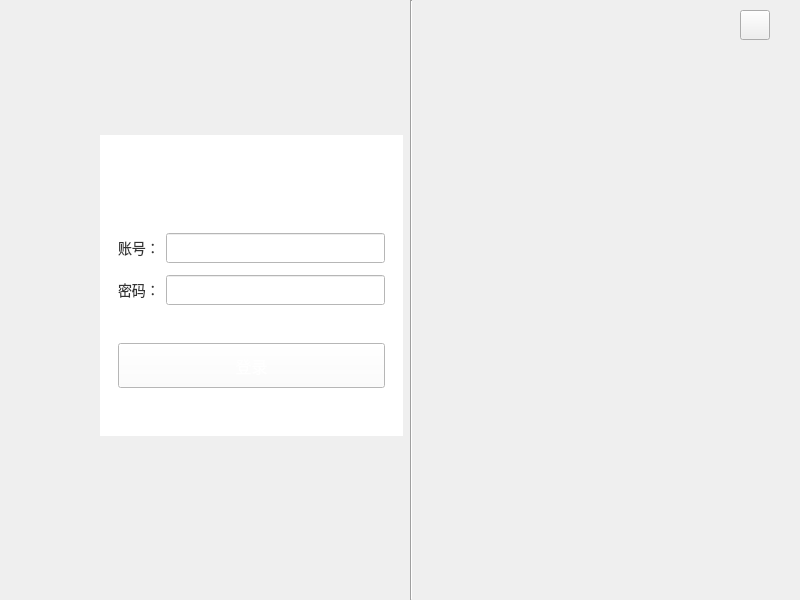
<?xml version="1.0" encoding="UTF-8"?>
<ui version="4.0">
 <class>LoginWidget</class>
 <widget class="QWidget" name="LoginWidget">
  <property name="geometry">
   <rect>
    <x>0</x>
    <y>0</y>
    <width>800</width>
    <height>600</height>
   </rect>
  </property>
  <property name="windowTitle">
   <string>LoginWidget</string>
  </property>
  <widget class="QPushButton" name="closedButton">
   <property name="geometry">
    <rect>
     <x>740</x>
     <y>10</y>
     <width>30</width>
     <height>30</height>
    </rect>
   </property>
   <property name="sizePolicy">
    <sizepolicy hsizetype="Minimum" vsizetype="Expanding">
     <horstretch>0</horstretch>
     <verstretch>0</verstretch>
    </sizepolicy>
   </property>
   <property name="minimumSize">
    <size>
     <width>30</width>
     <height>30</height>
    </size>
   </property>
   <property name="focusPolicy">
    <enum>Qt::NoFocus</enum>
   </property>
   <property name="styleSheet">
    <string notr="true">QPushButton{
border-image: url(:/shareImages/close.png);
}

QPushButton:pressed{
border-image: url(:/shareImages/close_press.png);
}</string>
   </property>
   <property name="text">
    <string/>
   </property>
  </widget>
  <widget class="QWidget" name="loginInfoWidget" native="true">
   <property name="geometry">
    <rect>
     <x>100</x>
     <y>135</y>
     <width>303</width>
     <height>301</height>
    </rect>
   </property>
   <property name="minimumSize">
    <size>
     <width>296</width>
     <height>301</height>
    </size>
   </property>
   <property name="styleSheet">
    <string notr="true">background-color: rgb(255, 255, 255);
font-size:12px;</string>
   </property>
   <layout class="QVBoxLayout" name="verticalLayout_3">
    <property name="spacing">
     <number>18</number>
    </property>
    <property name="leftMargin">
     <number>18</number>
    </property>
    <property name="topMargin">
     <number>0</number>
    </property>
    <property name="rightMargin">
     <number>18</number>
    </property>
    <property name="bottomMargin">
     <number>0</number>
    </property>
    <item>
     <widget class="QStackedWidget" name="stackedWidget">
      <property name="minimumSize">
       <size>
        <width>0</width>
        <height>80</height>
       </size>
      </property>
      <property name="currentIndex">
       <number>0</number>
      </property>
      <widget class="QWidget" name="page">
       <widget class="QLabel" name="label_2">
        <property name="geometry">
         <rect>
          <x>86</x>
          <y>34</y>
          <width>95</width>
          <height>30</height>
         </rect>
        </property>
        <property name="minimumSize">
         <size>
          <width>95</width>
          <height>30</height>
         </size>
        </property>
        <property name="styleSheet">
         <string notr="true">border-image: url(:/shareImages/logo.png);</string>
        </property>
        <property name="text">
         <string/>
        </property>
        <property name="alignment">
         <set>Qt::AlignCenter</set>
        </property>
       </widget>
      </widget>
      <widget class="QWidget" name="page_2">
       <widget class="QLabel" name="label">
        <property name="geometry">
         <rect>
          <x>119</x>
          <y>23</y>
          <width>28</width>
          <height>33</height>
         </rect>
        </property>
        <property name="minimumSize">
         <size>
          <width>28</width>
          <height>33</height>
         </size>
        </property>
        <property name="styleSheet">
         <string notr="true">QLabel#label {	
	border-image: url(:/loginImage/lock.png);
}</string>
        </property>
        <property name="text">
         <string/>
        </property>
        <property name="alignment">
         <set>Qt::AlignCenter</set>
        </property>
       </widget>
      </widget>
     </widget>
    </item>
    <item>
     <layout class="QVBoxLayout" name="verticalLayout_2">
      <property name="spacing">
       <number>12</number>
      </property>
      <item>
       <layout class="QHBoxLayout" name="horizontalLayout">
        <item>
         <widget class="QLabel" name="numberLabel">
          <property name="sizePolicy">
           <sizepolicy hsizetype="Fixed" vsizetype="Preferred">
            <horstretch>0</horstretch>
            <verstretch>0</verstretch>
           </sizepolicy>
          </property>
          <property name="font">
           <font>
            <pointsize>-1</pointsize>
           </font>
          </property>
          <property name="styleSheet">
           <string notr="true">font-size:14px;
color: rgb(51, 51, 51);</string>
          </property>
          <property name="text">
           <string>账号：</string>
          </property>
         </widget>
        </item>
        <item>
         <widget class="QLineEdit" name="userNameEdit">
          <property name="minimumSize">
           <size>
            <width>205</width>
            <height>30</height>
           </size>
          </property>
          <property name="styleSheet">
           <string notr="true">border-image: url(:/shareImages/editRect.png);
padding-left:10px;</string>
          </property>
          <property name="text">
           <string/>
          </property>
          <property name="placeholderText">
           <string/>
          </property>
         </widget>
        </item>
       </layout>
      </item>
      <item>
       <layout class="QVBoxLayout" name="verticalLayout">
        <property name="spacing">
         <number>0</number>
        </property>
        <item>
         <layout class="QHBoxLayout" name="horizontalLayout_2">
          <item>
           <widget class="QLabel" name="storeNumberLabel">
            <property name="sizePolicy">
             <sizepolicy hsizetype="Fixed" vsizetype="Preferred">
              <horstretch>0</horstretch>
              <verstretch>0</verstretch>
             </sizepolicy>
            </property>
            <property name="font">
             <font>
              <pointsize>-1</pointsize>
             </font>
            </property>
            <property name="styleSheet">
             <string notr="true">font-size:14px;
color: rgb(51, 51, 51);</string>
            </property>
            <property name="text">
             <string>密码：</string>
            </property>
           </widget>
          </item>
          <item>
           <widget class="QLineEdit" name="passwordEdit">
            <property name="minimumSize">
             <size>
              <width>205</width>
              <height>30</height>
             </size>
            </property>
            <property name="styleSheet">
             <string notr="true">border-image: url(:/shareImages/editRect.png);
color: rgb(51, 51, 51);
padding-left:10px;
font:8px;</string>
            </property>
            <property name="echoMode">
             <enum>QLineEdit::Password</enum>
            </property>
           </widget>
          </item>
         </layout>
        </item>
        <item>
         <layout class="QHBoxLayout" name="horizontalLayout_3">
          <item>
           <spacer name="horizontalSpacer">
            <property name="orientation">
             <enum>Qt::Horizontal</enum>
            </property>
            <property name="sizeType">
             <enum>QSizePolicy::Fixed</enum>
            </property>
            <property name="sizeHint" stdset="0">
             <size>
              <width>50</width>
              <height>20</height>
             </size>
            </property>
           </spacer>
          </item>
          <item>
           <widget class="QLabel" name="hintLabel">
            <property name="minimumSize">
             <size>
              <width>205</width>
              <height>0</height>
             </size>
            </property>
            <property name="styleSheet">
             <string notr="true">color:#fa7a7a;</string>
            </property>
            <property name="text">
             <string/>
            </property>
           </widget>
          </item>
         </layout>
        </item>
       </layout>
      </item>
     </layout>
    </item>
    <item>
     <widget class="QPushButton" name="loginButton">
      <property name="minimumSize">
       <size>
        <width>260</width>
        <height>45</height>
       </size>
      </property>
      <property name="styleSheet">
       <string notr="true">QPushButton{
color:#ffffff;
font-size:16px;
border-image: url(:/loginImage/commonButton.png);
}

QPushButton:pressed{
border-image: url(:/loginImage/commonButtonPressed.png);
}</string>
      </property>
      <property name="text">
       <string>登录</string>
      </property>
     </widget>
    </item>
    <item>
     <spacer name="verticalSpacer_3">
      <property name="orientation">
       <enum>Qt::Vertical</enum>
      </property>
      <property name="sizeHint" stdset="0">
       <size>
        <width>20</width>
        <height>2</height>
       </size>
      </property>
     </spacer>
    </item>
   </layout>
  </widget>
  <widget class="WndDigitalKeyboard" name="keyboardWidget" native="true">
   <property name="geometry">
    <rect>
     <x>420</x>
     <y>135</y>
     <width>302</width>
     <height>301</height>
    </rect>
   </property>
   <property name="minimumSize">
    <size>
     <width>302</width>
     <height>301</height>
    </size>
   </property>
  </widget>
  <widget class="Line" name="splitLine">
   <property name="geometry">
    <rect>
     <x>410</x>
     <y>0</y>
     <width>2</width>
     <height>600</height>
    </rect>
   </property>
   <property name="orientation">
    <enum>Qt::Vertical</enum>
   </property>
  </widget>
 </widget>
 <layoutdefault spacing="6" margin="11"/>
 <customwidgets>
  <customwidget>
   <class>WndDigitalKeyboard</class>
   <extends>QWidget</extends>
   <header>WndDigitalKeyboard.h</header>
   <container>1</container>
  </customwidget>
 </customwidgets>
 <resources/>
 <connections/>
</ui>
